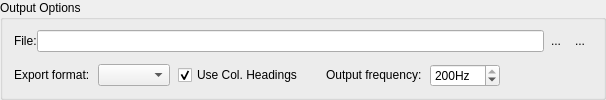
       <widget class="QGroupBox" name="groupBox_oo">
        <property name="sizePolicy">
         <sizepolicy hsizetype="Preferred" vsizetype="Fixed">
          <horstretch>0</horstretch>
          <verstretch>0</verstretch>
         </sizepolicy>
        </property>
        <property name="whatsThis">
         <string>&lt;html&gt;&lt;head/&gt;&lt;body&gt;&lt;p&gt;&lt;span style=&quot; font-size:9pt; font-weight:600; color:#00007f;&quot;&gt;Output Options&lt;/span&gt;&lt;/p&gt;&lt;p&gt;Select or enter a file in &lt;span style=&quot; font-weight:600; font-style:italic;&quot;&gt;To File&lt;/span&gt; to which to save the exported data. The file extension will automatically be adjusted based on your chosen export format.&lt;/p&gt;&lt;p&gt;&lt;span style=&quot; font-weight:600; font-style:italic;&quot;&gt;Export Format&lt;/span&gt; determines the type of output. &lt;span style=&quot; font-weight:600;&quot;&gt;CSV&lt;/span&gt;, &lt;span style=&quot; font-weight:600;&quot;&gt;TAB&lt;/span&gt;, and &lt;span style=&quot; font-weight:600;&quot;&gt;TXT&lt;/span&gt; types are &amp;quot;flat file&amp;quot; types with rows of data values which are separated by a comma, tab, or space character respectively. You may choose to &lt;span style=&quot; font-weight:600; font-style:italic;&quot;&gt;Include Column Headers&lt;/span&gt; to output the field names as the first line of the export (this is recommended for easy import into a spreadsheet or database).&lt;/p&gt;&lt;p&gt;&lt;span style=&quot; font-weight:600;&quot;&gt;GPX&lt;/span&gt; (GPS eXchange) and &lt;span style=&quot; font-weight:600;&quot;&gt;KML&lt;/span&gt; (Keyhole Markup Language) are XML output types which are typically used for GPS tracking and visualisation. KML is the native format for importing into Google Earth and provides more features than GPX, while GPX is a more accepted standard for data exchange.&lt;/p&gt;&lt;p&gt;Output Frequency determines how many records are exported per second of logged data. AutoQuad logs at a 200Hz rate (200 records per second). In many cases this is more data than necessary and can create very large export files. To limit the amount of data exported, select a lower frequency. For GPS tracking, a low value like 5 to 10 Hz is recommended, especially with KML or GPX exports which can create very large files even at low frequencies.&lt;/p&gt;&lt;/body&gt;&lt;/html&gt;</string>
        </property>
        <property name="title">
         <string>Output Options</string>
        </property>
        <property name="alignment">
         <set>Qt::AlignLeading|Qt::AlignLeft|Qt::AlignTop</set>
        </property>
        <layout class="QGridLayout" name="gridLayout_3" columnstretch="1,0,0">
         <property name="topMargin">
          <number>4</number>
         </property>
         <property name="bottomMargin">
          <number>4</number>
         </property>
         <property name="horizontalSpacing">
          <number>12</number>
         </property>
         <item row="1" column="0">
          <layout class="QHBoxLayout" name="horizontalLayout_oo" stretch="0,1,0,0,0,0,0">
           <property name="spacing">
            <number>8</number>
           </property>
           <item>
            <widget class="QLabel" name="label_exportFormat">
             <property name="sizePolicy">
              <sizepolicy hsizetype="Fixed" vsizetype="Fixed">
               <horstretch>0</horstretch>
               <verstretch>0</verstretch>
              </sizepolicy>
             </property>
             <property name="text">
              <string>Export format:</string>
             </property>
             <property name="buddy">
              <cstring>comboBox_exportFormat</cstring>
             </property>
            </widget>
           </item>
           <item>
            <widget class="QComboBox" name="comboBox_exportFormat">
             <property name="sizePolicy">
              <sizepolicy hsizetype="Maximum" vsizetype="Fixed">
               <horstretch>0</horstretch>
               <verstretch>0</verstretch>
              </sizepolicy>
             </property>
             <property name="minimumSize">
              <size>
               <width>70</width>
               <height>0</height>
              </size>
             </property>
             <property name="toolTip">
              <string>Export data in this format</string>
             </property>
             <property name="currentIndex">
              <number>-1</number>
             </property>
             <property name="minimumContentsLength">
              <number>4</number>
             </property>
            </widget>
           </item>
           <item>
            <widget class="QCheckBox" name="checkBox_colHeaders">
             <property name="toolTip">
              <string>&lt;html&gt;&lt;head/&gt;&lt;body&gt;&lt;p&gt;If selected, the first row of the export will list the exported values. Only valid for txt, csv, and tab export formats.&lt;/p&gt;&lt;/body&gt;&lt;/html&gt;</string>
             </property>
             <property name="text">
              <string>Use Col. Headings</string>
             </property>
             <property name="checked">
              <bool>true</bool>
             </property>
            </widget>
           </item>
           <item>
            <spacer name="horizontalSpacer_5">
             <property name="orientation">
              <enum>Qt::Horizontal</enum>
             </property>
             <property name="sizeType">
              <enum>QSizePolicy::Fixed</enum>
             </property>
             <property name="sizeHint" stdset="0">
              <size>
               <width>15</width>
               <height>20</height>
              </size>
             </property>
            </spacer>
           </item>
           <item>
            <widget class="QLabel" name="label_outputFreq">
             <property name="sizePolicy">
              <sizepolicy hsizetype="Fixed" vsizetype="Fixed">
               <horstretch>0</horstretch>
               <verstretch>0</verstretch>
              </sizepolicy>
             </property>
             <property name="text">
              <string>Output frequency:</string>
             </property>
             <property name="buddy">
              <cstring>spinBox_outputFreq</cstring>
             </property>
            </widget>
           </item>
           <item>
            <widget class="QSpinBox" name="spinBox_outputFreq">
             <property name="sizePolicy">
              <sizepolicy hsizetype="Fixed" vsizetype="Fixed">
               <horstretch>0</horstretch>
               <verstretch>0</verstretch>
              </sizepolicy>
             </property>
             <property name="minimumSize">
              <size>
               <width>70</width>
               <height>22</height>
              </size>
             </property>
             <property name="toolTip">
              <string>&lt;html&gt;&lt;head/&gt;&lt;body&gt;&lt;p&gt;Number of samples per second to export (AQ logging rate is 200Hz)&lt;/p&gt;&lt;/body&gt;&lt;/html&gt;</string>
             </property>
             <property name="suffix">
              <string notr="true">Hz</string>
             </property>
             <property name="minimum">
              <number>1</number>
             </property>
             <property name="maximum">
              <number>200</number>
             </property>
             <property name="singleStep">
              <number>10</number>
             </property>
             <property name="value">
              <number>200</number>
             </property>
            </widget>
           </item>
           <item>
            <spacer name="horizontalSpacer_3">
             <property name="orientation">
              <enum>Qt::Horizontal</enum>
             </property>
             <property name="sizeHint" stdset="0">
              <size>
               <width>40</width>
               <height>20</height>
              </size>
             </property>
            </spacer>
           </item>
          </layout>
         </item>
         <item row="0" column="0" colspan="3">
          <layout class="QHBoxLayout" name="horizontalLayout_oo_2">
           <item>
            <widget class="QLabel" name="label_outFile">
             <property name="sizePolicy">
              <sizepolicy hsizetype="Minimum" vsizetype="Fixed">
               <horstretch>0</horstretch>
               <verstretch>0</verstretch>
              </sizepolicy>
             </property>
             <property name="text">
              <string>File:</string>
             </property>
             <property name="margin">
              <number>0</number>
             </property>
             <property name="buddy">
              <cstring>lineEdit_outputFile</cstring>
             </property>
            </widget>
           </item>
           <item>
            <widget class="QLineEdit" name="lineEdit_outputFile">
             <property name="sizePolicy">
              <sizepolicy hsizetype="Expanding" vsizetype="Fixed">
               <horstretch>0</horstretch>
               <verstretch>0</verstretch>
              </sizepolicy>
             </property>
             <property name="minimumSize">
              <size>
               <width>0</width>
               <height>0</height>
              </size>
             </property>
             <property name="toolTip">
              <string>Path and file for export output</string>
             </property>
             <property name="maxLength">
              <number>2048</number>
             </property>
             <property name="alignment">
              <set>Qt::AlignRight|Qt::AlignTrailing|Qt::AlignVCenter</set>
             </property>
            </widget>
           </item>
           <item>
            <layout class="QHBoxLayout" name="horizontalLayout_7">
             <property name="spacing">
              <number>0</number>
             </property>
             <item>
              <widget class="QToolButton" name="toolButton_selectOutputFile">
               <property name="toolTip">
                <string>Select output file</string>
               </property>
               <property name="text">
                <string>...</string>
               </property>
               <property name="icon">
                <iconset resource="resources.qrc">
                 <normaloff>:/resources/folder-horizontal-open.png</normaloff>:/resources/folder-horizontal-open.png</iconset>
               </property>
               <property name="autoRaise">
                <bool>true</bool>
               </property>
              </widget>
             </item>
             <item>
              <widget class="QToolButton" name="toolButton_autoExportFile">
               <property name="toolTip">
                <string>&lt;html&gt;&lt;head/&gt;&lt;body&gt;&lt;p&gt;Automatically derive export file name and location from the log file name, location, and export format.&lt;/p&gt;&lt;/body&gt;&lt;/html&gt;</string>
               </property>
               <property name="text">
                <string>...</string>
               </property>
               <property name="icon">
                <iconset resource="resources.qrc">
                 <normaloff>:/resources/view-refresh.svg</normaloff>:/resources/view-refresh.svg</iconset>
               </property>
               <property name="autoRaise">
                <bool>true</bool>
               </property>
              </widget>
             </item>
            </layout>
           </item>
          </layout>
         </item>
         <item row="1" column="1" colspan="2">
          <layout class="QHBoxLayout" name="horizontalLayout_oo_3">
           <property name="spacing">
            <number>16</number>
           </property>
           <item>
            <spacer name="horizontalSpacer_oo_2">
             <property name="orientation">
              <enum>Qt::Horizontal</enum>
             </property>
             <property name="sizeHint" stdset="0">
              <size>
               <width>40</width>
               <height>20</height>
              </size>
             </property>
            </spacer>
           </item>
          </layout>
         </item>
        </layout>
       </widget>
